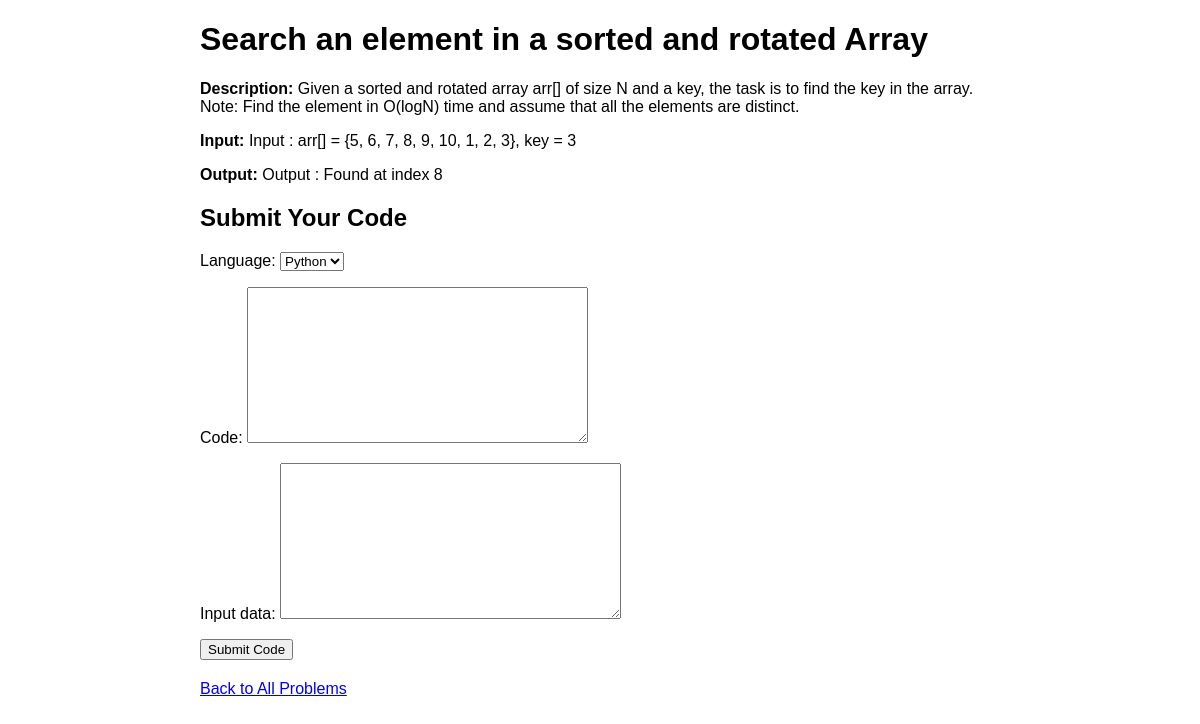
The app's page /porblems/all/3/ (signed in) with its own data.
### porblems/models.py (models this page shows)
class problemm(models.Model):
    problem_name = models.CharField(max_length=100)
    problem_description = models.TextField()
    problem_input=models.TextField(default=0)
    problem_output=models.TextField(default=0)
    problem_diff=models.CharField(max_length=200)

### porblems/views.py (the view, shortened to what this page needs)
# urls.py: path('all/<int:id>/',problems_description,name="problems_description"),
@login_required
def problems_description(request, id):
    problem = problemm.objects.get(id=id)
    form = CodeSubmissionForm()
    context = {
        "problem": problem,
        "form": form,
    }
    return render(request, 'problem.html', context)

### real_compiler/formm.py
class CodeSubmissionForm(forms.ModelForm):
    language = forms.ChoiceField(choices=LANGUAGE_CHOICES)
    class Meta:
        model = CodeSubmission
        fields = ["language", "code", "input_data"]

### porblems/templates/problem.html (shortened to what this page needs)
<!DOCTYPE html>
<html lang="en">
<head>
</head>
<body>
    <div class="container">
        <h1>{{ problem.problem_name }}</h1>
        <div class="problem-section">
            <p><strong>Description:</strong> {{ problem.problem_description }}</p>
            <p><strong>Input:</strong> {{ problem.problem_input }}</p>
            <p><strong>Output:</strong> {{ problem.problem_output }}</p>
        </div>
        <div class="submission-section">
            <h2>Submit Your Code</h2>
            <form method="post">
                {{ form.as_p }}
                <button type="submit">Submit Code</button>
            </form>
        </div>
        <a href="/porblems/all_problems/">Back to All Problems</a>
    </div>
</body>
</html>

### porblems/templates/problem.html (style rules this page uses)
body { font-family: Arial, sans-serif; }
.container { max-width: 800px; margin: 0 auto; }
.problem-section, .submission-section { margin-bottom: 20px; }

### records on screen
problemm: problem_name "Search an element in a sorted and rotated Array", problem_description "Given a sorted and rotated array arr[] of size N and a key, the task is to find the key in the array. Note: Find the element in O(logN) time and assume that all the elements are distinct.", problem_input "Input : arr[] = {5, 6, 7, 8, 9, 10, 1, 2, 3}, key = 3", problem_output "Output : Found at index 8"
